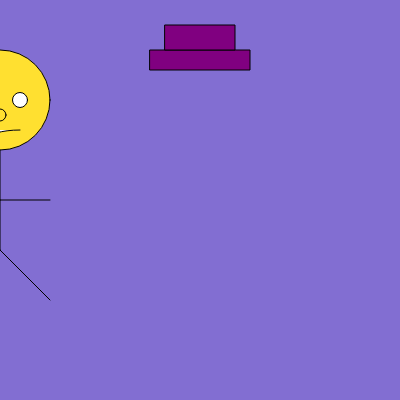
Frame 1 (no input)
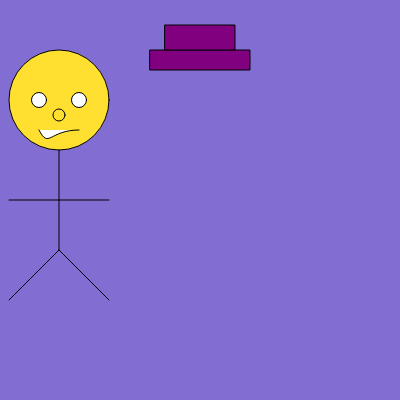
Frame 60 (no input)
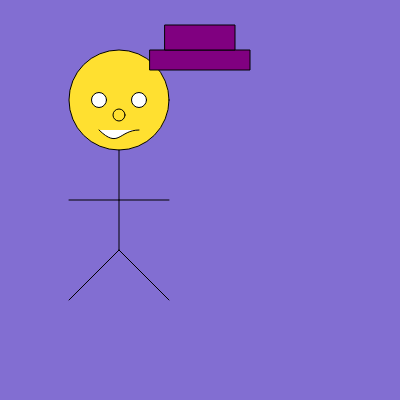
Frame 120 (the mouse pressed at the canvas centre since frame 60)

The p5.js sketch that drew these frames (run headless with seeded random() and noise() and a simulated clock; from frame 60 on, the mouse is pressed at the canvas centre):

// p5.js sketch
// ── sketch.js
function setup() {
  createCanvas(400, 400);
  x = -200;
}

function draw() {
  background(130,110,210);
  fill (255,224,48)
  circle (x+200,100,100)
  circle (x+200,115, 12)
  fill ('white')
  circle (x+220,100, 15)
  circle (x+180,100, 15)
  curve (19, 13, x+180, 130, x+220, 130, 220, 130);
  fill ('purple')
  rect (150, 50, 100, 20)
  rect (165, 25, 70, 25)
  fill ('white')
  line(x+200,150, x+200, 250)
  line(x+200,250, x+250,300)
  line(x+200,250, x+150,300)
  if (x<0) {
    line(x+200,200, x+250, 200)
    line(x+200,200, x+150, 200)
  } else {
    line(x+200,200, x+240, 150)
    line(x+200,200, x+160, 150)
  }
  x = x +1
  print(x)
}
